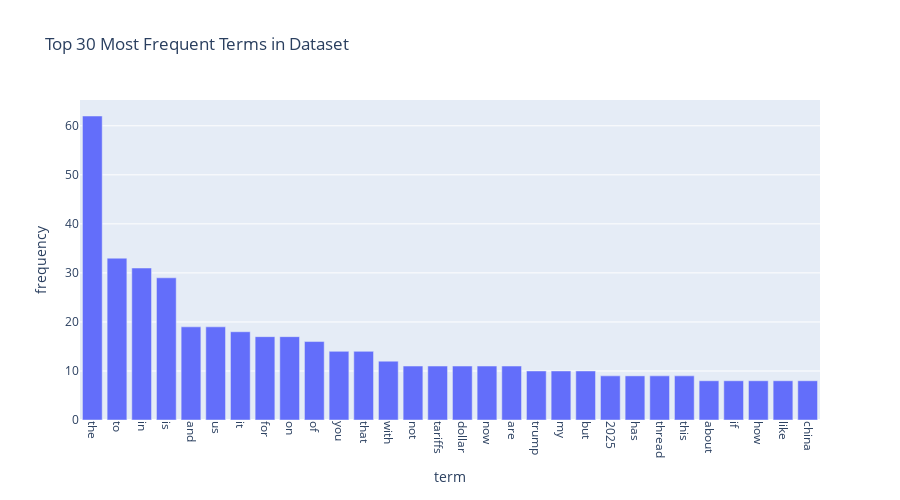

The notebook cell this image was saved under:
### Markdown cell above
### **Exercise 13**

### Code cell
import numpy as np
import pandas as pd
import plotly.express as px

# Compute term frequencies across all documents
term_frequencies = np.asarray(X_counts.sum(axis=0)).flatten()  # shape (num_terms,)

# Sort terms in descending order of frequency
sorted_idx = np.argsort(term_frequencies)[::-1]

# Select top N terms to reduce computational cost
top_n = 30
terms = count_vect.get_feature_names_out()[sorted_idx[:top_n]]
freqs = term_frequencies[sorted_idx[:top_n]]

# Create DataFrame for plotting
df_terms = pd.DataFrame({"term": terms, "frequency": freqs})
fig = px.bar(df_terms, x="term", y="frequency", title=f"Top {top_n} Most Frequent Terms in Dataset")
# Update layout for readability
fig.update_layout(
    xaxis_tickangle=90,
    width=900,
    height=500,
    bargap=0.2,
    font=dict(size=12)
)

# Show the figure
fig.show()

### Figure 1 — Plotly figure (JSON) as saved in the notebook; plotly's stock layout.template omitted (floating-point values rounded to 4 significant figures)
{"data": [{"hovertemplate": "term=%{x}<br>frequency=%{y}<extra></extra>", "legendgroup": "", "marker": {"color": "#636efa", "pattern": {"shape": ""}}, "name": "", "orientation": "v", "showlegend": false, "textposition": "auto", "type": "bar", "x": ["the", "to", "in", "is", "and", "us", "it", "for", "on", "of", "you", "that", "with", "not", "tariffs", "dollar", "now", "are", "trump", "my", "but", "2025", "has", "thread", "this", "about", "if", "how", "like", "china"], "xaxis": "x", "y": [62, 33, 31, 29, 19, 19, 18, 17, 17, 16, 14, 14, 12, 11, 11, 11, 11, 11, 10, 10, 10, 9, 9, 9, 9, 8, 8, 8, 8, 8], "yaxis": "y"}], "layout": {"bargap": 0.2, "barmode": "relative", "font": {"size": 12}, "height": 500, "legend": {"tracegroupgap": 0}, "title": {"text": "Top 30 Most Frequent Terms in Dataset"}, "width": 900, "xaxis": {"anchor": "y", "domain": [0, 1], "tickangle": 90, "title": {"text": "term"}}, "yaxis": {"anchor": "x", "domain": [0, 1], "title": {"text": "frequency"}}}}
